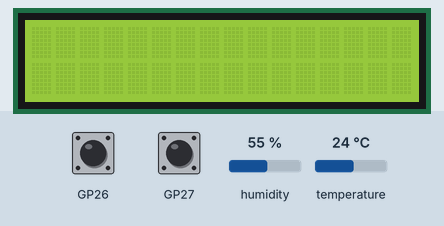
Recording of a sketch running on a simulated Raspberry Pi Pico. Shown: 16×2 character LCD. Inputs (shaded band) come from the test bench; at power-on: GP26 HIGH, humidity 55 %, temperature 24 °C, GP27 HIGH. The local clock reads 2024-03-15 10:24:30 at power-on unless the sketch sets it; storage starts empty; what the sketch prints to the serial monitor is not drawn.

Above: at 3.3 s.
3.4 s: GP26 pulled LOW for 3.2 s
At 4.24 s:
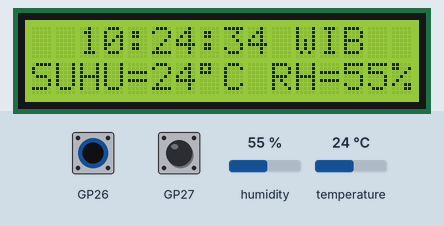
At 6.14 s:
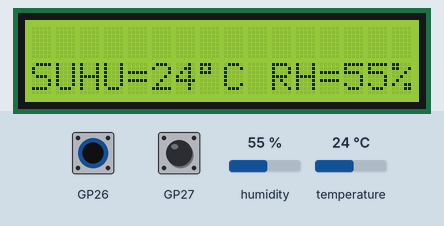
8.1 s: humidity set to 22 %
9.7 s: temperature set to 12 °C
11.8 s: GP26 pulled LOW for 0.15 s
At 11.93 s:
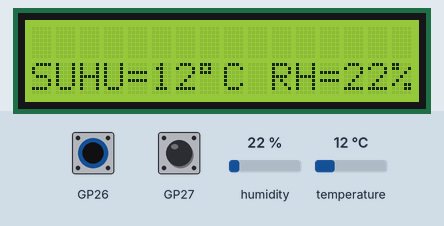

Measured:
- after the input at 3.4 s, the display: changes after 0.10 s (image 2)
- after the input at 11.8 s, the display: changes after 0.06 s (image 3)

The sketch:

Humidity_and_Temperature_Sensor.ino
```cpp
#include <Wire.h>
#include <TimeLib.h>
#include <DS1307RTC.h>
#include <dht.h>
#include <SPI.h>
#include <SD.h>
#include <LiquidCrystal.h>

#define sensor 9
#define button1 A0
#define button1 A1

const int chipSelect = 10;
const int rs = 3, en = 4, d4 = 5, d5 = 6, d6 = 7, d7 = 8;
LiquidCrystal lcd(rs, en, d4, d5, d6, d7);
dht DHT;
tmElements_t tm;

int flag, flag2, flag3, temperature, humidity;
String dataString, monthString;

///////////////////////////////Display/////////////////////////////
void print2digits(int number) {
  if (number >= 0 && number < 10) {
    lcd.print("0");
    //Serial.write('0');
  }
  //Serial.print(number);
  lcd.print(number);
}

void displayLCD_time(){
  lcd.setCursor(2,0);
  print2digits(tm.Hour);
  lcd.print(":");
  print2digits(tm.Minute);
  lcd.print(":");
  print2digits(tm.Second);
  lcd.print(" WIB");
}

void displayLCD_date(){
  convertToMonth(tm.Month);
  lcd.setCursor(2,0);
  print2digits(tm.Day);
  lcd.print(" ");
  lcd.print(monthString);
  lcd.print(" ");
  lcd.print(tmYearToCalendar(tm.Year));
}

void displayLCD_dht11(){
  lcd.setCursor(0,1);
  lcd.print("SUHU=");
  lcd.print(temperature);
  lcd.print((char)223);
  lcd.print("C");
  lcd.setCursor(10,1);
  lcd.print("RH=");
  lcd.print(humidity);
  lcd.print("%");
}

void convertToMonth(int monthValue){
  if(monthValue==1)monthString="Jan";
  else if(monthValue==2)monthString="Feb";
  else if(monthValue==3)monthString="Mar";
  else if(monthValue==4)monthString="Apr";
  else if(monthValue==5)monthString="Mei";
  else if(monthValue==6)monthString="Jun";
  else if(monthValue==7)monthString="Jul";
  else if(monthValue==8)monthString="Agu";
  else if(monthValue==9)monthString="Sep";
  else if(monthValue==10)monthString="Okt";
  else if(monthValue==11)monthString="Nop";
  else if(monthValue==12)monthString="Des";
}

///////////////////////////////RTC/////////////////////////////
void rtc() {
  if (RTC.read(tm)) {
    /*Serial.print("Time = ");
    print2digits(tm.Hour);
    Serial.write(':');
    print2digits(tm.Minute);
    Serial.write(':');
    print2digits(tm.Second);
    Serial.print(", Date (D/M/Y) = ");
    Serial.print(tm.Day);
    Serial.write('/');
    Serial.print(tm.Month);
    Serial.write('/');
    Serial.print(tmYearToCalendar(tm.Year));*/
    dataString = "Time= ";
    dataString += tm.Hour;
    dataString += ":";
    dataString += tm.Minute;
    dataString += ":";
    dataString += tm.Second;

    dataString += " , Date(D/M/Y)= ";
    dataString += tm.Day;
    dataString += ":";
    dataString += tm.Month;
    dataString += ":";
    dataString += tmYearToCalendar(tm.Year);

    dataString += " , Temperature(C)= ";
    dataString += temperature;
    dataString += " , Humidity(RH)= ";
    dataString += humidity;
    //Serial.println(dataString);
  } else {
    if (RTC.chipPresent()) {
      Serial.println("The DS1307 is stopped.  Please run the SetTime");
      Serial.println("example to initialize the time and begin running.");
      Serial.println();
    } else {
      Serial.println("DS1307 read error!  Please check the circuitry.");
      Serial.println();
    }
    //delay(9000);
  }
  //delay(1000);
}

///////////////////////////////Sensor/////////////////////////////
void readDHT11(){
  DHT.read11(sensor);
  temperature = (DHT.temperature);
  humidity = (DHT.humidity);
  Serial.print("Kelembaban udara = ");
  Serial.print(DHT.humidity,2);
  Serial.print("% ");
  Serial.print("Suhu = ");
  Serial.print(DHT.temperature,2);
  Serial.print("C");
  Serial.println("");
}

///////////////////////////////SD Card/////////////////////////////
void write_SD_CARD(){
  File dataFile = SD.open("datalog.txt", FILE_WRITE);

  // if the file is available, write to it:
  if (dataFile) {
    dataFile.println(dataString);
    dataFile.close();
    // print to the serial port too:
    //Serial.println(dataString);
  }
  // if the file isn't open, pop up an error:
  else {
    Serial.println("error opening datalog.txt");
    Serial.println(dataString);
  }
}


void setup() {
  readDHT11();
  pinMode(A0, INPUT_PULLUP);
  pinMode(A1, INPUT_PULLUP);
  lcd.begin(16, 2);
  lcd.setCursor(3,0);
  lcd.print("Bismillah");
  Serial.begin(9600);
  Serial.println("Humidity and Temperature Sensor");
  Serial.println("-------------------------------");

  Serial.print("Initializing SD card...");
  // see if the card is present and can be initialized:
  if (!SD.begin(chipSelect)) {
    Serial.println("Card failed, or not present");
    // don't do anything more:
    return;
  }
  Serial.println("card initialized.");
  delay(2000);
}

void loop1(){
  if(digitalRead(A0)==0){
    delay(50);
    displayLCD_dht11();
  }
  if(digitalRead(A1)==0==0){
    delay(50);
    lcd.clear();
  }
}

void loop(){
  lcd.clear();

  //update data real time clock every second
  rtc();

  //update humidity and temperature sensor every 2 second
  if(flag>=2){
    readDHT11();
    flag=0;
  }

  //Writing rtc and dht11 data to sd card
  if(flag2>=2){
    write_SD_CARD();
    flag2=0;
  }

  //display any data on LCD 16x2
  if(flag3>=30&&flag3<=40){
    displayLCD_date();
    displayLCD_dht11();
  }
  else if(flag3>60){
    flag3=0;
  }
  else{
    displayLCD_time();
    displayLCD_dht11();
  }

  flag++; flag2++; flag3++;
  delay(1000);
}
```
